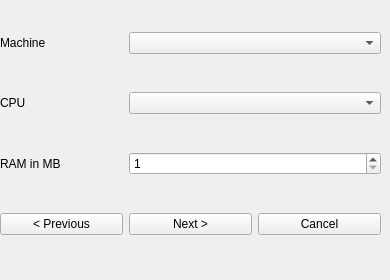
   <widget class="QWidget" name="page_2">
    <widget class="QWidget" name="gridLayoutWidget_2">
     <property name="geometry">
      <rect>
       <x>0</x>
       <y>0</y>
       <width>381</width>
       <height>271</height>
      </rect>
     </property>
     <layout class="QGridLayout" name="gridLayout_2">
      <item row="2" column="0">
       <widget class="QLabel" name="lbl_ram">
        <property name="text">
         <string>RAM in MB</string>
        </property>
       </widget>
      </item>
      <item row="1" column="0">
       <widget class="QLabel" name="lbl_cpu">
        <property name="text">
         <string>CPU</string>
        </property>
       </widget>
      </item>
      <item row="0" column="0">
       <widget class="QLabel" name="lbl_machine">
        <property name="text">
         <string>Machine</string>
        </property>
       </widget>
      </item>
      <item row="3" column="0">
       <widget class="QPushButton" name="pb_prev2">
        <property name="text">
         <string>&lt; Previous</string>
        </property>
       </widget>
      </item>
      <item row="3" column="1">
       <widget class="QPushButton" name="pb_next2">
        <property name="text">
         <string>Next &gt;</string>
        </property>
       </widget>
      </item>
      <item row="3" column="2">
       <widget class="QPushButton" name="pb_cancel2">
        <property name="text">
         <string>Cancel</string>
        </property>
       </widget>
      </item>
      <item row="0" column="1" colspan="2">
       <widget class="QComboBox" name="cb_machine">
        <property name="placeholderText">
         <string>Please select a machine</string>
        </property>
        <item>
         <property name="text">
          <string>Let QEMU decide</string>
         </property>
        </item>
       </widget>
      </item>
      <item row="1" column="1" colspan="2">
       <widget class="QComboBox" name="cb_cpu">
        <property name="placeholderText">
         <string>Please select a processor</string>
        </property>
        <item>
         <property name="text">
          <string>Let QEMU decide</string>
         </property>
        </item>
       </widget>
      </item>
      <item row="2" column="1" colspan="2">
       <widget class="QSpinBox" name="sb_ram">
        <property name="minimum">
         <number>1</number>
        </property>
        <property name="maximum">
         <number>32768</number>
        </property>
        <property name="value">
         <number>1</number>
        </property>
       </widget>
      </item>
     </layout>
    </widget>
   </widget>
